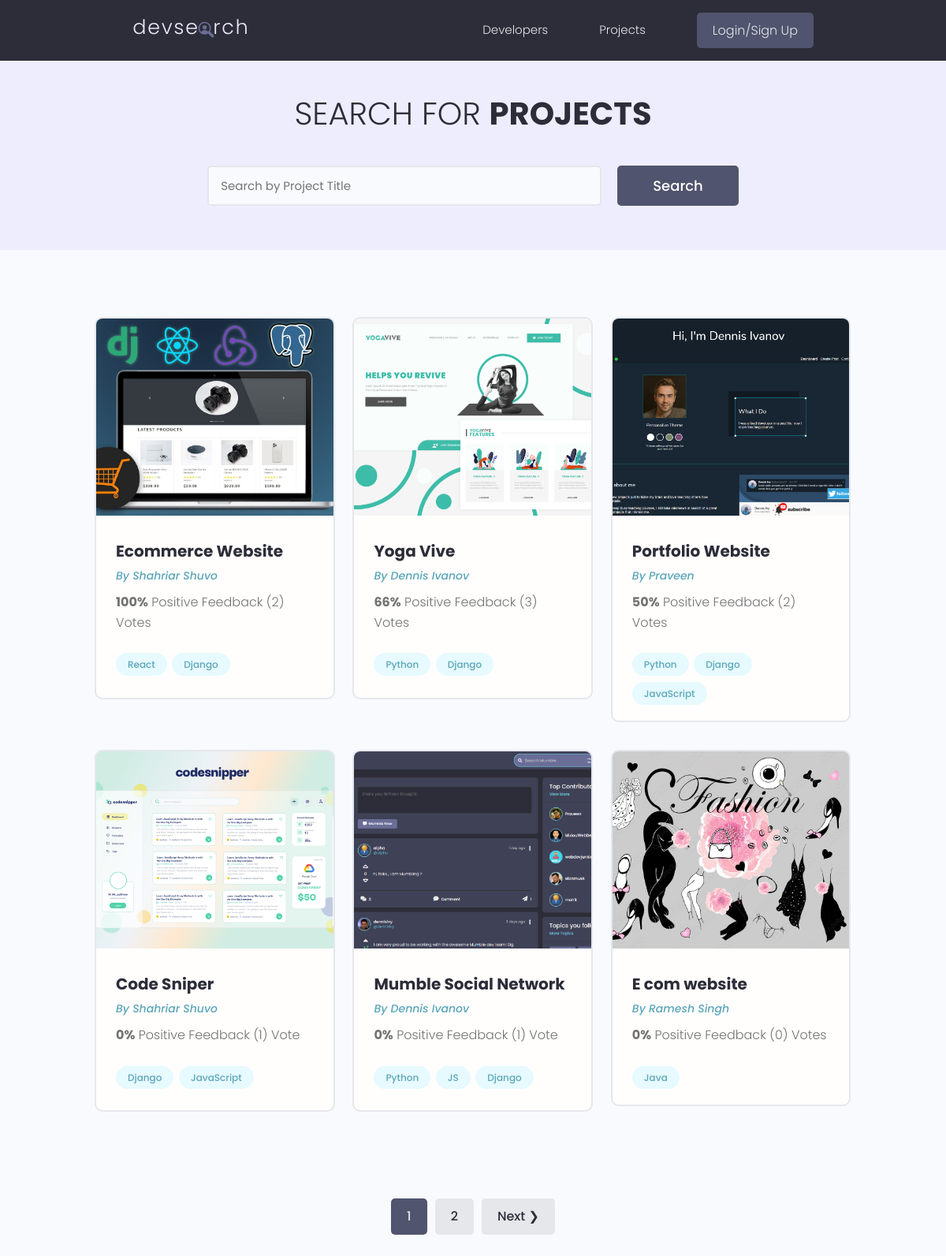
/projects/, run on the app's committed database.
### projects/models.py (models this page shows, shortened)
class Project(models.Model):
    owner = models.ForeignKey(
        Profile, null=True, blank=True, on_delete=models.CASCADE)
    title = models.CharField(max_length=200)
    description = models.TextField(null=True, blank=True)
    featured_image = models.ImageField(
        null=True, blank=True, default="default.jpg")
    demo_link = models.CharField(max_length=2000, null=True, blank=True)
    source_link = models.CharField(max_length=2000, null=True, blank=True)
    tags = models.ManyToManyField('Tag', blank=True)
    vote_total = models.IntegerField(default=0, null=True, blank=True)
    vote_ratio = models.IntegerField(default=0, null=True, blank=True)
    created = models.DateTimeField(auto_now_add=True)
    id = models.UUIDField(default=uuid.uuid4, unique=True,
                          primary_key=True, editable=False)
    class Meta:
        ordering = ['-vote_ratio', '-vote_total', 'title']
    @property
    def imageURL(self):
        try:
            url = self.featured_image.url
        except:
            url = ''
        return url

class Tag(models.Model):
    name = models.CharField(max_length=200)
    created = models.DateTimeField(auto_now_add=True)
    id = models.UUIDField(default=uuid.uuid4, unique=True,
                          primary_key=True, editable=False)
    def __str__(self):
        return self.name

### users/models.py (models this page shows, shortened)
class Profile(models.Model):
    user = models.OneToOneField(
        User, on_delete=models.CASCADE, null=True, blank=True)
    name = models.CharField(max_length=200, blank=True, null=True)
    email = models.EmailField(max_length=500, blank=True, null=True)
    username = models.CharField(max_length=200, blank=True, null=True)
    location = models.CharField(max_length=200, blank=True, null=True)
    short_intro = models.CharField(max_length=200, blank=True, null=True)
    bio = models.TextField(blank=True, null=True)
    profile_image = models.ImageField(
        null=True, blank=True, upload_to='profiles/', default="profiles/user-default.png")
    social_github = models.CharField(max_length=200, blank=True, null=True)
    social_twitter = models.CharField(max_length=200, blank=True, null=True)
    social_linkedin = models.CharField(max_length=200, blank=True, null=True)
    social_youtube = models.CharField(max_length=200, blank=True, null=True)
    social_website = models.CharField(max_length=200, blank=True, null=True)
    created = models.DateTimeField(auto_now_add=True)
    id = models.UUIDField(default=uuid.uuid4, unique=True,
                          primary_key=True, editable=False)
    class Meta:
        ordering = ['created']

### projects/views.py (the view)
# urls.py: path('projects/', views.getProjects),
def projects(request):
    projects, search_query = searchProjects(request)
    custom_range, projects = paginateProjects(request, projects, 6)
    context = {'projects': projects,
               'search_query': search_query, 'custom_range': custom_range}
    return render(request, 'projects/projects.html', context)

### projects/utils.py (called while the page is built)
def paginateProjects(request, projects, results):
    page = request.GET.get('page')
    paginator = Paginator(projects, results)
    try:
        projects = paginator.page(page)
    except PageNotAnInteger:
        page = 1
        projects = paginator.page(page)
    except EmptyPage:
        page = paginator.num_pages
        projects = paginator.page(page)
    leftIndex = (int(page) - 4)
    if leftIndex < 1:
        leftIndex = 1
    rightIndex = (int(page) + 5)
    if rightIndex > paginator.num_pages:
        rightIndex = paginator.num_pages + 1
    custom_range = range(leftIndex, rightIndex)
    return custom_range, projects

def searchProjects(request):
    search_query = ''
    if request.GET.get('search_query'):
        search_query = request.GET.get('search_query')
    tags = Tag.objects.filter(name__icontains=search_query)
    projects = Project.objects.distinct().filter(
        Q(title__icontains=search_query) |
        Q(description__icontains=search_query) |
        Q(owner__name__icontains=search_query) |
        Q(tags__in=tags)
    )
    return projects, search_query

### projects/templates/projects/projects.html (shortened to what this page needs)
{% extends 'main.html' %}
{% block content %}
<main class="projects">
    <section class="hero-section text-center">
        <div class="container container--narrow">
            <div class="hero-section__box">
                <h2>Search for <span>Projects</span></h2>
            </div>
            <div class="hero-section__search">
                <form id='searchForm' class="form" action="{% url 'projects' %}" method="get">
                    <div class="form__field">
                        <input class="input input--text" id="formInput#search" type="text" name="search_query"
                            placeholder="Search by Project Title" value="{{search_query}}" />
                    </div>
                    <input class="btn btn--sub btn--lg" type="submit" value="Search" />
                </form>
            </div>
        </div>
    </section>
    <section class="projectsList">
        <div class="container">
            <div class="grid grid--three">
                {% for project in projects %}
                <div class="column">
                    <div class="card project">
                        <a href="{% url 'project' project.id %}" class="project">
                            <img class="project__thumbnail" src="{{project.imageURL}}" alt="project thumbnail" />
                            <div class="card__body">
                                <h3 class="project__title">{{project.title}}</h3>
                                <p><a class="project__author" href="{% url 'user-profile' project.owner.id %}">By
                                        {{project.owner.name}}</a>
                                </p>
                                <p class="project--rating">
                                    <span style="font-weight: bold;">{{project.vote_ratio}}%</span> Positive
                                    Feedback ({{project.vote_total}}) Vote{{project.vote_total|pluralize:"s"}}
                                </p>
                                <div class="project__tags">
                                    {% for tag in project.tags.all %}
                                    <span class="tag tag--pill tag--main">
                                        <small>{{tag}}</small>
                                    </span>
                                    {% endfor %}
                                </div>
                            </div>
                        </a>
                    </div>
                </div>
                {% endfor %}
            </div>
        </div>
    </section>
    {% include 'pagination.html' with queryset=projects custom_range=custom_range %}
</main>
{% endblock %}

### templates/main.html (shortened to what this page needs)
<!DOCTYPE html>
{% load static %}
<html>
<head>
    <link rel="stylesheet" href="https://cdn.iconmonstr.com/1.3.0/css/iconmonstr-iconic-font.min.css" />
    <link rel="stylesheet" href="{% static 'uikit/styles/uikit.css' %}" />
    <link rel="stylesheet" href="{% static 'styles/app.css' %}" />
</head>
<body>
    {% include 'navbar.html' %}
    {% block content %}
    {% endblock content %}
</body>
</html>

### templates/navbar.html (shortened to what this page needs)
{% load static %}
<header class="header">
    <div class="container container--narrow">
        <a href="{% url 'profiles' %}" class="header__logo">
            <img src="{% static 'images/logo.svg' %} " alt="DevSearch Logo" />
        </a>
        <nav class="header__nav">
            <ul class="header__menu">
                <li class="header__menuItem"><a href="{% url 'profiles' %}">Developers</a></li>
                <li class="header__menuItem"><a href="{% url 'projects' %}">Projects</a></li>
                {% if request.user.is_authenticated %}
                <li class="header__menuItem"><a href="{% url 'inbox' %}">Inbox</a></li>
                <li class="header__menuItem"><a href="{% url 'account' %}">Account</a></li>
                <li class="header__menuItem"><a href="{% url 'logout' %}" class="btn btn--sub">Logout</a></li>
                {% else %}
                <li class="header__menuItem"><a href="{% url 'login' %}" class="btn btn--sub">Login/Sign Up</a></li>
                {% endif %}
            </ul>
        </nav>
    </div>
</header>

### templates/pagination.html (shortened to what this page needs)
{% if queryset.has_other_pages %}
<div class="pagination">
    <ul class="container">
        {% for page in custom_range %}
        {% if page == queryset.number%}
        <li><a href="?page={{page}}" class="btn page-link btn--sub" data-page="{{page}}">{{page}}</a></li>
        {% else %}
        <li><a href="?page={{page}}" class="btn page-link" data-page="{{page}}">{{page}}</a></li>
        {% endif %}
        {% endfor %}
        {% if queryset.has_next %}
        <li><a href="?page={{queryset.next_page_number}}" class="btn page-link"
                data-page="{{queryset.next_page_number}}">Next &#10095;</a></li>
        {% endif %}
    </ul>
</div>
{% endif %}

### static/styles/app.css (style rules this page uses)
:root { --color-sub: #2d2d39; }
.btn--sub { background-color: var(--color-sub-light); }
.card { border: 2px solid var(--color-light); }
img { width: 100%; }
.header { position: sticky; z-index: 111; background-color: var(--color-sub); padding: 1.5rem 0; }
.header > .container { display: flex; justify-content: space-between; align-items: center; }
.header__logo > img { height: 3.8rem; }
.header__nav > ul { display: inline-flex; align-items: center; list-style: none; gap: 6.5rem; }
.header__menuItem > a { color: var(--color-light); font-weight: 300; }
.hero-section { height: 40vh; display: flex; align-items: center; background-color: var(--color-sub); }
.hero-section__box { margin-bottom: 4rem; }
.hero-section__box > h2, .hero-section__box > h2 > span { font-size: 4rem; color: var(--color-light); line-height: 1.3; text-transform: uppercase; }
.hero-section__box > h2 { font-weight: 300; }
.hero-section__box > h2 > span { font-weight: 700; }
.hero-section__search > .form { display: flex; align-items: center; justify-content: center; gap: 2rem; }
.hero-section__search > .form input.input--text { width: 50rem; }
.pagination { margin-top: 8rem; margin-bottom: 10rem; }
.pagination > ul { flex-wrap: wrap; list-style: none; display: flex; align-items: center; justify-content: center; gap: 1rem; }
.pagination .btn { color: var(--color-sub); }
.pagination .btn.btn--sub { color: var(--color-light); }
.project__author { font-size: 1.4rem; font-style: italic; }
.project--rating { margin-bottom: 1.6em; margin-top: .5em; }
.projects > .hero-section { background: var(--color-sub-lighter); height: 30vh; }
.projects .hero-section__box { margin-bottom: 2.5rem; }
.projects .hero-section__box > h2 { color: var(--color-sub); }
.projects .hero-section__box > h2 > span { font-weight: 700; color: var(--color-sub); }
.projectsList { margin-top: 8rem; }
.project__thumbnail { height: 25rem; object-fit: cover; object-position: top center; }
.project__title { font-size: 2rem; font-weight: 700; color: var(--color-sub); }

### static/uikit/styles/modules/_variables.css (style rules this page uses)
:root { --color-main: #5aa5b9; --color-main-light: #e6faff; --color-sub: #3f4156; --color-sub-light: #51546e; --color-sub-lighter: #ededfd; --color-text: #737373; --color-gray: #8b8b8b; --color-light: #e5e7eb; --color-light-gray: #767676; --color-bg: #f8fafd; --color-white: #fffefd; --color-white-light: #f3f3f3; --color-success: #359e64; --color-success-bg: #def8e8; --color-error: #fc4b0b; --color-error-bg: #fff2ee; --font-base: 'Poppins', arial, helvetica, 'Segoe UI', roboto, ubuntu, sans-serif; --font-monospace: 'Fira Code', 'Courier New', courier, monospace; --font-regular: 300; --font-medium: 500; --font-bold: 700; --generic-shadow: 1px 1px 5px #00000010; --generic-transition: all 0.3s ease-in-out; }

### static/uikit/styles/modules/_base.css (style rules this page uses)
* { margin: 0; padding: 0; box-sizing: border-box; text-rendering: optimizeLegibility; color: inherit; font-size: inherit; }
html { font-size: 50%; }
@media only screen and (min-width: 480px) { html { font-size: 56.25%; } }
@media only screen and (min-width: 1200px) { html { font-size: 62.5%; } }
body { line-height: 1.6; font-weight: 400; font-size: 1.5rem; color: var(--color-text); background-color: var(--color-bg); min-height: 100vh; }

### static/uikit/styles/modules/_typography.css (style rules this page uses)
* { font-family: var(--font-base); }
h2 { font-size: 3.6rem; font-weight: var(--font-bold); }
h3 { font-size: 3.2rem; font-weight: var(--font-medium); }
p, span, strong { font-size: 1.6rem; color: var(--color-text); font-weight: var(--font-regular); }
a { padding-bottom: 2px; text-decoration: none; display: inline-block; color: var(--color-main); font-weight: var(--font-medium); }

### static/uikit/styles/modules/_utilities.css (style rules this page uses)
.container { width: 92%; max-width: 165rem; margin: 0 auto; box-sizing: border-box; }
.container--narrow { width: 92%; max-width: 120rem; }
@media screen and (min-width: 1000px) { .container { width: 90%; } }
@media screen and (min-width: 1000px) { .container--narrow { width: 85%; } }
@media screen and (min-width: 1200px) { .container { width: 80%; } }
@media screen and (min-width: 1200px) { .container--narrow { width: 72%; } }
.text-center { text-align: center; }

### static/uikit/styles/modules/_card.css (style rules this page uses)
.card { border-radius: 1rem; background-color: var(--color-white); border: 1.5px solid var(--color-light); width: auto; height: auto; margin-top: 0.5rem; margin-bottom: 0.5rem; overflow: hidden; }
.card__body, .card__header { padding: 2rem 2.5rem; }

### data on the page
Project: imageURL (picture), title "Ecommerce Website", owner.name "Shahriar Shuvo", vote_ratio "100", vote_total "2"
Tag: name "React"
Tag: name "Django"
Project: imageURL (picture), title "Yoga Vive", owner.name "Dennis Ivanov", vote_ratio "66", vote_total "3"
Tag: name "Python"
Project: imageURL (picture), title "Portfolio Website", owner.name "Praveen", vote_ratio "50", vote_total "2"
Tag: name "JavaScript"
Project: imageURL (picture), title "Code Sniper", owner.name "Shahriar Shuvo", vote_ratio "0", vote_total "1"
Project: imageURL (picture), title "Mumble Social Network", owner.name "Dennis Ivanov", vote_ratio "0", vote_total "1"
Tag: name "JS"
Project: imageURL (picture), title "E com website", owner.name "Ramesh Singh", vote_ratio "0", vote_total "0"
Tag: name "Java"

### other printed values
{{ page }} "1"
{{ page }} "2"
